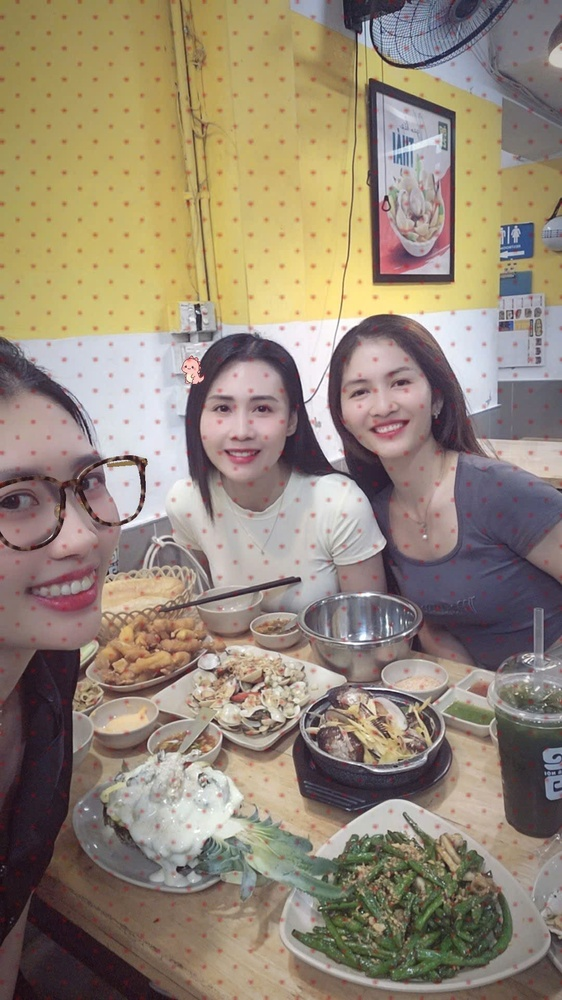
#> input picture sample.jpg, 562 x 1000 px, shrunk from 1080 x 1920 before the run
$ python bai14_6.py
#> lines starting #> are read from the running program, lines starting #| are printed output that depends on the picture; after the words box and inside, x2 and y2 are one past the last pixel; in counts of white or black regions, pixels touching at a corner belong together
# bai14_6.py
import cv2

# Đọc ảnh chứa nhiều vật thể (ví dụ ảnh biển báo, sản phẩm...)
img = cv2.imread('sample.jpg')
#> img is the input picture: shape (1000, 562, 3); mean B, G, R 118, 134.9, 148.6
if img is None:
    print("Dùng ảnh mẫu sample.jpg")
    exit()

gray = cv2.cvtColor(img, cv2.COLOR_BGR2GRAY)
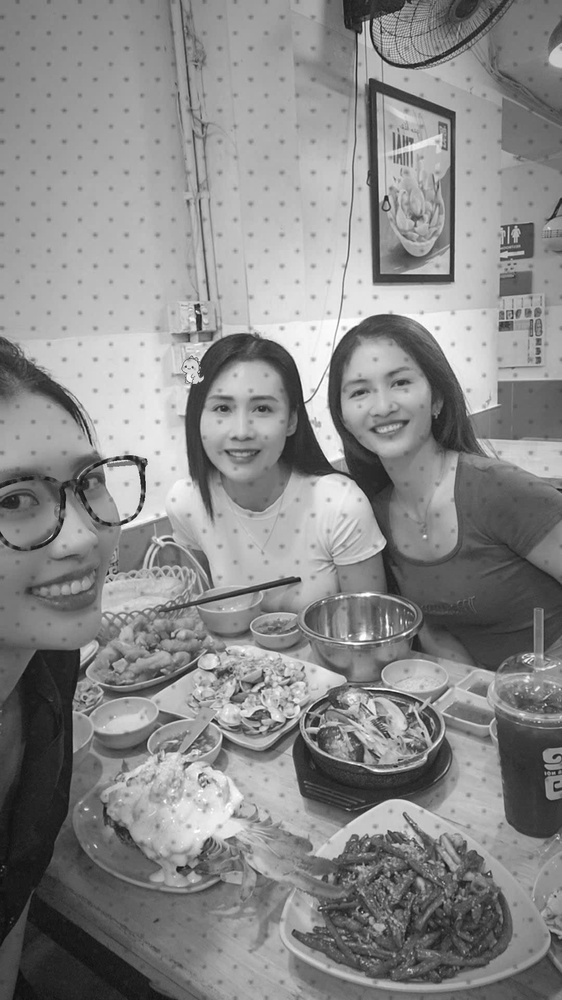
#> gray: shape (1000, 562); min 11, max 255, mean 137.1
blurred = cv2.GaussianBlur(gray, (5,5), 0)

# Ngưỡng Otsu để tách vật thể
_, thresh = cv2.threshold(blurred, 0, 255, cv2.THRESH_BINARY + cv2.THRESH_OTSU)
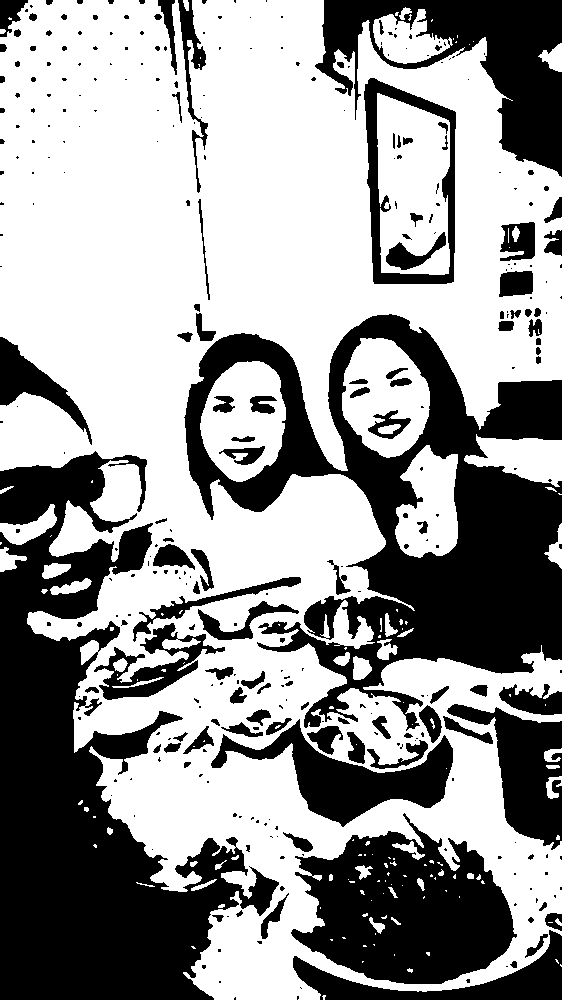
#> thresh: shape (1000, 562); 59.8% white; 331 black regions (208 under 20 px)

# Tìm contours
contours, _ = cv2.findContours(thresh, cv2.RETR_EXTERNAL, cv2.CHAIN_APPROX_SIMPLE)
#> contours = 73 contours, 45 with area under 20; largest, box (x1, y1, x2, y2) and area: (0, 0, 562, 1000) 358080, (200, 361, 286, 482) 7736, (342, 338, 430, 458) 7730, (395, 445, 458, 558) 5021, (464, 434, 562, 487) 3016

# Lọc các contours nhỏ (nhiễu)
valid_contours = [c for c in contours if cv2.contourArea(c) > 100]
#> valid_contours = 18 contours; largest, box (x1, y1, x2, y2) and area: (0, 0, 562, 1000) 358080, (200, 361, 286, 482) 7736, (342, 338, 430, 458) 7730, (395, 445, 458, 558) 5021, (464, 434, 562, 487) 3016

# Vẽ và đánh số
for i, cnt in enumerate(valid_contours):
    x, y, w, h = cv2.boundingRect(cnt)
    cv2.rectangle(img, (x,y), (x+w,y+h), (0,255,0), 2)
    cv2.putText(img, str(i+1), (x, y-10), cv2.FONT_HERSHEY_SIMPLEX, 0.6, (255,0,0), 2)
#> this loop made 18 passes
#> (x, y, w, h) on passes 1 to 12: (546, 776, 16, 23), (544, 748, 18, 14), (353, 656, 19, 24), (333, 652, 17, 14), (377, 639, 21, 21), (385, 613, 13, 24), (50, 578, 42, 17), (42, 563, 29, 16), (0, 547, 27, 25), (544, 523, 18, 46), (0, 504, 57, 41), (395, 445, 63, 113)
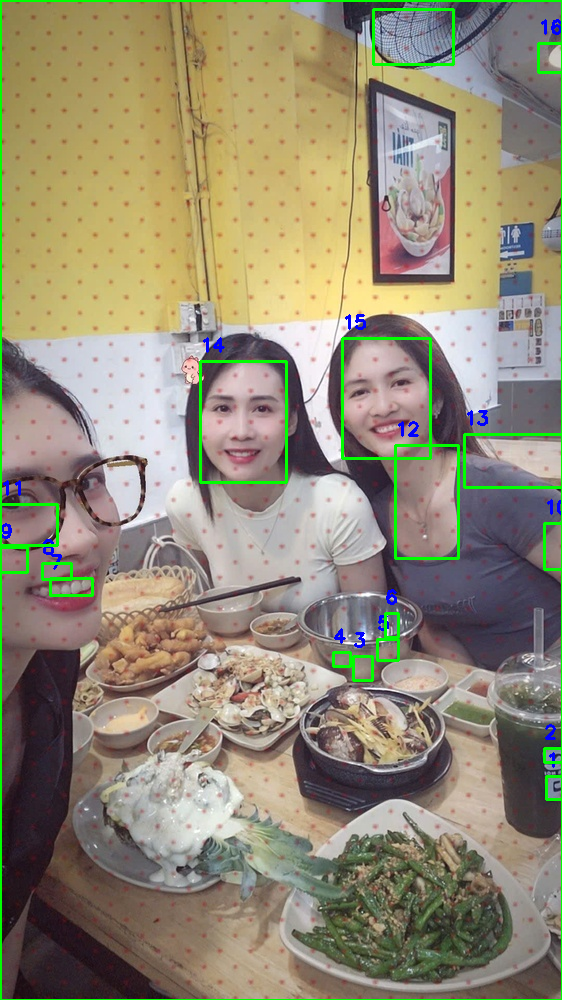
#> img: shape (1000, 562, 3); 2.55% of pixels changed, all inside (x1, y1, x2, y2) = (0, 0, 562, 1000)

cv2.putText(img, f'Count: {len(valid_contours)}', (10, 30),
            cv2.FONT_HERSHEY_SIMPLEX, 1, (0,0,255), 2)
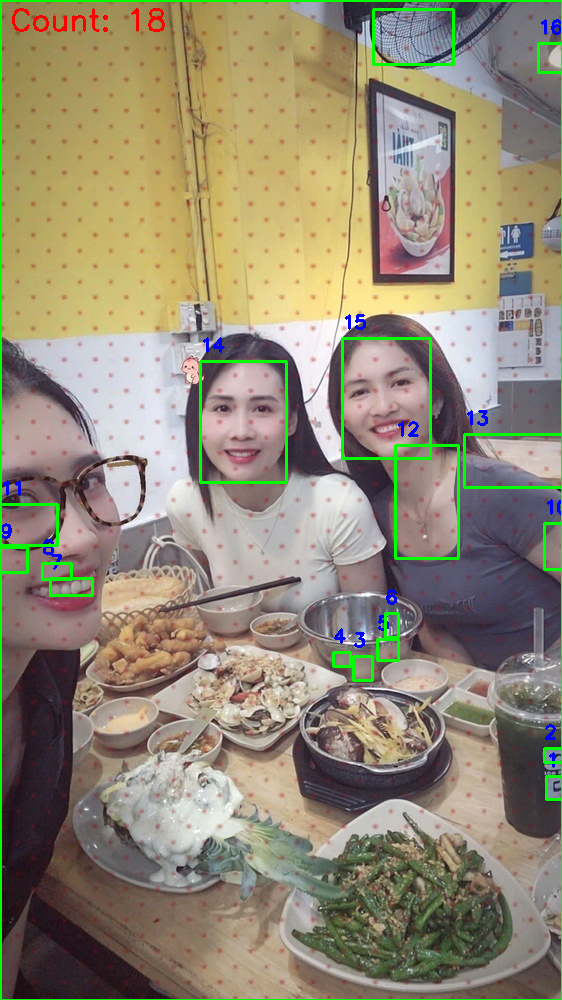
#> img: shape (1000, 562, 3); 0.17% of pixels changed, all inside (x1, y1, x2, y2) = (12, 8, 165, 32)

cv2.imshow('Object Counting', img)
cv2.waitKey(0)
